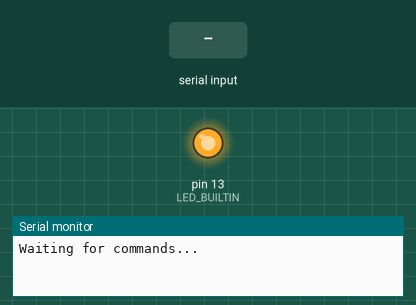
Simulated run of this sketch. Board: Arduino Uno, built with avr-gcc and run on an emulated ATmega328P. Shown: output pins drawn as LEDs (lit = HIGH), the last lines printed to the serial monitor. The inputs (shaded band) are chosen by the test bench.

Above: at 2.2 s.
2.3 s: "1\n" received over Serial
At 3.5 s:
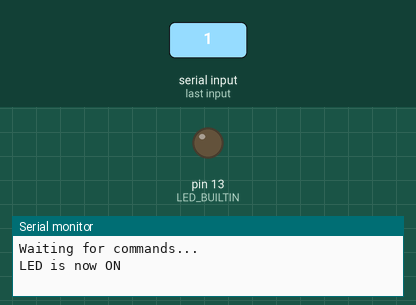
3.8 s: byte 48 ('0') received over Serial
At 4.7 s:
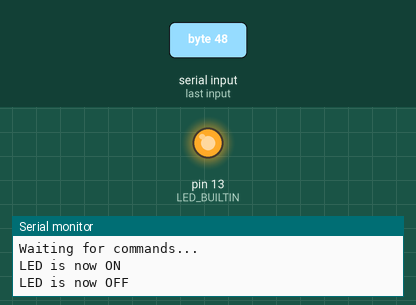
Timing chart, 0 to 6.8 s (numbered marks = the images above; inputs shaded):
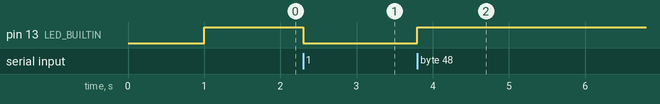

Measured:
- after the input at 2.3 s, pin 13 (LED_BUILTIN): HIGH → LOW at once
- after the input at 3.8 s, pin 13 (LED_BUILTIN): LOW → HIGH at once

The sketch:

nodeMCU_led.ino
```cpp
void setup() {
  Serial.begin(115200);
  delay(1000);
  pinMode(LED_BUILTIN, OUTPUT);
  digitalWrite(LED_BUILTIN, HIGH); // Start with LED OFF
  Serial.println("Waiting for commands...");
}

void loop() {
  if (Serial.available() > 0) {
    char command = Serial.read();

    if (command == '1') {
      digitalWrite(LED_BUILTIN, LOW);  // Turn LED ON
      Serial.println("LED is now ON");
    }
    else if (command == '0') {
      digitalWrite(LED_BUILTIN, HIGH); // Turn LED OFF
      Serial.println("LED is now OFF");
    }
    else if (command != '\n' && command != '\r' ) {
      Serial.println("Unknown command:(((((");
      Serial.println(command);
    }
  }
}
```
